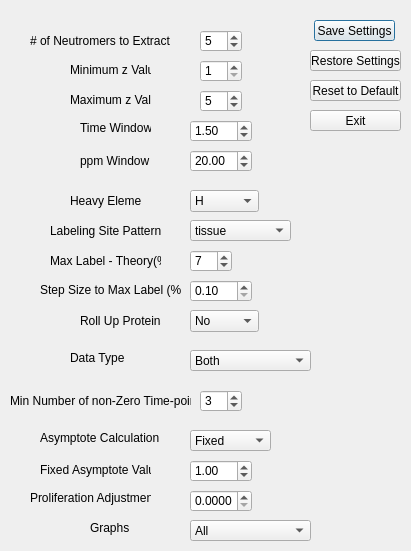
<?xml version="1.0" encoding="UTF-8"?>
<ui version="4.0">
 <class>Dialog</class>
 <widget class="QDialog" name="Dialog">
  <property name="geometry">
   <rect>
    <x>0</x>
    <y>0</y>
    <width>411</width>
    <height>551</height>
   </rect>
  </property>
  <property name="windowTitle">
   <string>Dialog</string>
  </property>
  <widget class="QComboBox" name="GraphOptions">
   <property name="geometry">
    <rect>
     <x>190</x>
     <y>520</y>
     <width>121</width>
     <height>21</height>
    </rect>
   </property>
   <item>
    <property name="text">
     <string>All</string>
    </property>
   </item>
   <item>
    <property name="text">
     <string>Abundance</string>
    </property>
   </item>
   <item>
    <property name="text">
     <string>neutromer spacing</string>
    </property>
   </item>
   <item>
    <property name="text">
     <string>Combined</string>
    </property>
   </item>
   <item>
    <property name="text">
     <string>None</string>
    </property>
   </item>
  </widget>
  <widget class="QLabel" name="CalcMethodLabel">
   <property name="geometry">
    <rect>
     <x>70</x>
     <y>350</y>
     <width>91</width>
     <height>16</height>
    </rect>
   </property>
   <property name="text">
    <string>Data Type</string>
   </property>
  </widget>
  <widget class="QLabel" name="GraphsLabel">
   <property name="geometry">
    <rect>
     <x>90</x>
     <y>520</y>
     <width>51</width>
     <height>16</height>
    </rect>
   </property>
   <property name="text">
    <string>Graphs</string>
   </property>
  </widget>
  <widget class="QComboBox" name="CalculationMethodOptions">
   <property name="geometry">
    <rect>
     <x>190</x>
     <y>350</y>
     <width>121</width>
     <height>21</height>
    </rect>
   </property>
   <item>
    <property name="text">
     <string>Both</string>
    </property>
   </item>
   <item>
    <property name="text">
     <string>Abundance</string>
    </property>
   </item>
   <item>
    <property name="text">
     <string>Neutromer Spacing</string>
    </property>
   </item>
  </widget>
  <widget class="QLabel" name="RollUpLabel">
   <property name="geometry">
    <rect>
     <x>80</x>
     <y>310</y>
     <width>81</width>
     <height>21</height>
    </rect>
   </property>
   <property name="text">
    <string>Roll Up Proteins</string>
   </property>
  </widget>
  <widget class="QComboBox" name="RollUp">
   <property name="geometry">
    <rect>
     <x>190</x>
     <y>310</y>
     <width>69</width>
     <height>22</height>
    </rect>
   </property>
   <item>
    <property name="text">
     <string>No</string>
    </property>
   </item>
   <item>
    <property name="text">
     <string>Yes</string>
    </property>
   </item>
  </widget>
  <widget class="QComboBox" name="HeavyElement">
   <property name="geometry">
    <rect>
     <x>190</x>
     <y>190</y>
     <width>69</width>
     <height>22</height>
    </rect>
   </property>
   <item>
    <property name="text">
     <string>H</string>
    </property>
   </item>
   <item>
    <property name="text">
     <string>C</string>
    </property>
   </item>
   <item>
    <property name="text">
     <string>N</string>
    </property>
   </item>
  </widget>
  <widget class="QLabel" name="HeavyElementLabel">
   <property name="geometry">
    <rect>
     <x>70</x>
     <y>190</y>
     <width>71</width>
     <height>21</height>
    </rect>
   </property>
   <property name="text">
    <string>Heavy Element</string>
   </property>
  </widget>
  <widget class="QComboBox" name="LabelPattern">
   <property name="geometry">
    <rect>
     <x>190</x>
     <y>220</y>
     <width>101</width>
     <height>21</height>
    </rect>
   </property>
   <item>
    <property name="text">
     <string>tissue</string>
    </property>
   </item>
   <item>
    <property name="text">
     <string>culture</string>
    </property>
   </item>
   <item>
    <property name="text">
     <string>global</string>
    </property>
   </item>
  </widget>
  <widget class="QLabel" name="LabellingPatternLabel">
   <property name="geometry">
    <rect>
     <x>50</x>
     <y>220</y>
     <width>111</width>
     <height>21</height>
    </rect>
   </property>
   <property name="text">
    <string>Labeling Site Pattern</string>
   </property>
  </widget>
  <widget class="QLabel" name="StepSizeLabel">
   <property name="geometry">
    <rect>
     <x>40</x>
     <y>280</y>
     <width>141</width>
     <height>20</height>
    </rect>
   </property>
   <property name="text">
    <string>Step Size to Max Label (%)</string>
   </property>
  </widget>
  <widget class="QLabel" name="Maxlabellabel">
   <property name="geometry">
    <rect>
     <x>50</x>
     <y>250</y>
     <width>111</width>
     <height>21</height>
    </rect>
   </property>
   <property name="text">
    <string>Max Label - Theory(%)</string>
   </property>
  </widget>
  <widget class="QLabel" name="mintimepointslabel">
   <property name="geometry">
    <rect>
     <x>10</x>
     <y>390</y>
     <width>181</width>
     <height>21</height>
    </rect>
   </property>
   <property name="text">
    <string>Min Number of non-Zero Time-points</string>
   </property>
  </widget>
  <widget class="QSpinBox" name="TheoryLabel">
   <property name="geometry">
    <rect>
     <x>190</x>
     <y>250</y>
     <width>42</width>
     <height>22</height>
    </rect>
   </property>
   <property name="minimum">
    <number>1</number>
   </property>
   <property name="maximum">
    <number>100</number>
   </property>
   <property name="value">
    <number>7</number>
   </property>
  </widget>
  <widget class="QDoubleSpinBox" name="StepSize">
   <property name="geometry">
    <rect>
     <x>190</x>
     <y>280</y>
     <width>62</width>
     <height>22</height>
    </rect>
   </property>
   <property name="minimum">
    <double>0.100000000000000</double>
   </property>
   <property name="maximum">
    <double>1.000000000000000</double>
   </property>
   <property name="singleStep">
    <double>0.100000000000000</double>
   </property>
   <property name="value">
    <double>0.100000000000000</double>
   </property>
  </widget>
  <widget class="QSpinBox" name="TimePoints">
   <property name="geometry">
    <rect>
     <x>200</x>
     <y>390</y>
     <width>42</width>
     <height>22</height>
    </rect>
   </property>
   <property name="minimum">
    <number>1</number>
   </property>
   <property name="maximum">
    <number>10</number>
   </property>
   <property name="value">
    <number>3</number>
   </property>
  </widget>
  <widget class="QPushButton" name="SaveSettings">
   <property name="geometry">
    <rect>
     <x>314</x>
     <y>20</y>
     <width>81</width>
     <height>21</height>
    </rect>
   </property>
   <property name="text">
    <string>Save Settings</string>
   </property>
  </widget>
  <widget class="QPushButton" name="ExitMenu">
   <property name="geometry">
    <rect>
     <x>310</x>
     <y>110</y>
     <width>91</width>
     <height>21</height>
    </rect>
   </property>
   <property name="text">
    <string>Exit</string>
   </property>
  </widget>
  <widget class="QPushButton" name="ResetToDefaults">
   <property name="geometry">
    <rect>
     <x>310</x>
     <y>80</y>
     <width>91</width>
     <height>21</height>
    </rect>
   </property>
   <property name="text">
    <string>Reset to Default</string>
   </property>
  </widget>
  <widget class="QLabel" name="n_isos_label">
   <property name="geometry">
    <rect>
     <x>30</x>
     <y>30</y>
     <width>141</width>
     <height>21</height>
    </rect>
   </property>
   <property name="text">
    <string># of Neutromers to Extract</string>
   </property>
  </widget>
  <widget class="QLabel" name="lowz_label">
   <property name="geometry">
    <rect>
     <x>70</x>
     <y>60</y>
     <width>81</width>
     <height>20</height>
    </rect>
   </property>
   <property name="text">
    <string>Minimum z Value</string>
   </property>
  </widget>
  <widget class="QLabel" name="high_z_label">
   <property name="geometry">
    <rect>
     <x>70</x>
     <y>90</y>
     <width>81</width>
     <height>20</height>
    </rect>
   </property>
   <property name="text">
    <string>Maximum z Value</string>
   </property>
  </widget>
  <widget class="QLabel" name="time_window_label">
   <property name="geometry">
    <rect>
     <x>80</x>
     <y>120</y>
     <width>71</width>
     <height>16</height>
    </rect>
   </property>
   <property name="text">
    <string>Time Window</string>
   </property>
  </widget>
  <widget class="QLabel" name="ppm_window_label">
   <property name="geometry">
    <rect>
     <x>80</x>
     <y>150</y>
     <width>71</width>
     <height>21</height>
    </rect>
   </property>
   <property name="text">
    <string>ppm Window</string>
   </property>
  </widget>
  <widget class="QSpinBox" name="lowz">
   <property name="geometry">
    <rect>
     <x>200</x>
     <y>60</y>
     <width>42</width>
     <height>22</height>
    </rect>
   </property>
   <property name="minimum">
    <number>1</number>
   </property>
  </widget>
  <widget class="QSpinBox" name="highz">
   <property name="geometry">
    <rect>
     <x>200</x>
     <y>90</y>
     <width>42</width>
     <height>22</height>
    </rect>
   </property>
   <property name="minimum">
    <number>1</number>
   </property>
   <property name="value">
    <number>5</number>
   </property>
  </widget>
  <widget class="QDoubleSpinBox" name="time_window">
   <property name="geometry">
    <rect>
     <x>190</x>
     <y>120</y>
     <width>62</width>
     <height>22</height>
    </rect>
   </property>
   <property name="minimum">
    <double>0.000000000000000</double>
   </property>
   <property name="singleStep">
    <double>0.500000000000000</double>
   </property>
   <property name="value">
    <double>1.500000000000000</double>
   </property>
  </widget>
  <widget class="QDoubleSpinBox" name="ppm_window">
   <property name="geometry">
    <rect>
     <x>190</x>
     <y>150</y>
     <width>62</width>
     <height>22</height>
    </rect>
   </property>
   <property name="minimum">
    <double>0.000000000000000</double>
   </property>
   <property name="maximum">
    <double>9999.989999999999782</double>
   </property>
   <property name="singleStep">
    <double>5.000000000000000</double>
   </property>
   <property name="value">
    <double>20.000000000000000</double>
   </property>
  </widget>
  <widget class="QSpinBox" name="n_isos">
   <property name="geometry">
    <rect>
     <x>200</x>
     <y>30</y>
     <width>42</width>
     <height>22</height>
    </rect>
   </property>
   <property name="minimum">
    <number>1</number>
   </property>
   <property name="value">
    <number>5</number>
   </property>
  </widget>
  <widget class="QPushButton" name="Last_Saved_Settings">
   <property name="geometry">
    <rect>
     <x>310</x>
     <y>50</y>
     <width>91</width>
     <height>21</height>
    </rect>
   </property>
   <property name="text">
    <string>Restore Settings</string>
   </property>
  </widget>
  <widget class="QLabel" name="label">
   <property name="geometry">
    <rect>
     <x>40</x>
     <y>430</y>
     <width>121</width>
     <height>16</height>
    </rect>
   </property>
   <property name="text">
    <string>Asymptote Calculation</string>
   </property>
  </widget>
  <widget class="QLabel" name="label_2">
   <property name="geometry">
    <rect>
     <x>40</x>
     <y>460</y>
     <width>111</width>
     <height>20</height>
    </rect>
   </property>
   <property name="text">
    <string>Fixed Asymptote Value</string>
   </property>
  </widget>
  <widget class="QComboBox" name="asymptote_calc">
   <property name="geometry">
    <rect>
     <x>190</x>
     <y>430</y>
     <width>81</width>
     <height>21</height>
    </rect>
   </property>
   <item>
    <property name="text">
     <string>Fixed</string>
    </property>
   </item>
   <item>
    <property name="text">
     <string>Variable</string>
    </property>
   </item>
  </widget>
  <widget class="QDoubleSpinBox" name="FAValue">
   <property name="geometry">
    <rect>
     <x>190</x>
     <y>460</y>
     <width>62</width>
     <height>22</height>
    </rect>
   </property>
   <property name="minimum">
    <double>0.100000000000000</double>
   </property>
   <property name="maximum">
    <double>2.000000000000000</double>
   </property>
   <property name="singleStep">
    <double>0.100000000000000</double>
   </property>
   <property name="value">
    <double>1.000000000000000</double>
   </property>
  </widget>
  <widget class="QLabel" name="label_3">
   <property name="geometry">
    <rect>
     <x>30</x>
     <y>490</y>
     <width>121</width>
     <height>16</height>
    </rect>
   </property>
   <property name="text">
    <string>Proliferation Adjustment</string>
   </property>
  </widget>
  <widget class="QDoubleSpinBox" name="Prolif_Adjust">
   <property name="geometry">
    <rect>
     <x>190</x>
     <y>490</y>
     <width>62</width>
     <height>22</height>
    </rect>
   </property>
   <property name="decimals">
    <number>4</number>
   </property>
   <property name="maximum">
    <double>1.000000000000000</double>
   </property>
   <property name="singleStep">
    <double>0.001000000000000</double>
   </property>
  </widget>
 </widget>
 <resources/>
 <connections/>
</ui>
